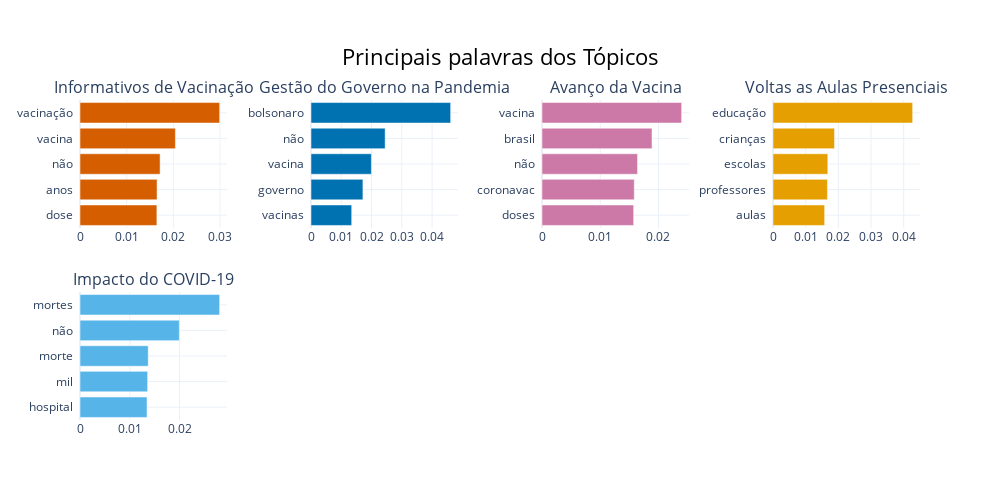

Notebook cell for this chart:
### Markdown cell above
## Distribuíção das Palavras nos Tópicos

### Code cell
topic_model.visualize_barchart(title='Principais palavras dos Tópicos', topics=[0, 1, 2, 3, 4], custom_labels=['Calendário Vacinal','Gestão do Governo na Pandemia','Avanço da Vacina','Situação da Educação Brasileira','Impacto do COVID-19'])

### Figure 1 — Plotly figure (JSON) as saved in the notebook; plotly's stock layout.template omitted (floating-point values rounded to 4 significant figures)
{"data": [{"marker": {"color": "#D55E00"}, "orientation": "h", "type": "bar", "x": [0.01647, 0.01651, 0.01716, 0.02044, 0.02992], "xaxis": "x", "y": ["dose  ", "anos  ", "não  ", "vacina  ", "vacinação  "], "yaxis": "y"}, {"marker": {"color": "#0072B2"}, "orientation": "h", "type": "bar", "x": [0.01345, 0.01715, 0.01996, 0.0245, 0.04614], "xaxis": "x2", "y": ["vacinas  ", "governo  ", "vacina  ", "não  ", "bolsonaro  "], "yaxis": "y2"}, {"marker": {"color": "#CC79A7"}, "orientation": "h", "type": "bar", "x": [0.01574, 0.01585, 0.01641, 0.01889, 0.02398], "xaxis": "x3", "y": ["doses  ", "coronavac  ", "não  ", "brasil  ", "vacina  "], "yaxis": "y3"}, {"marker": {"color": "#E69F00"}, "orientation": "h", "type": "bar", "x": [0.0158, 0.01666, 0.01677, 0.01882, 0.04273], "xaxis": "x4", "y": ["aulas  ", "professores  ", "escolas  ", "crianças  ", "educação  "], "yaxis": "y4"}, {"marker": {"color": "#56B4E9"}, "orientation": "h", "type": "bar", "x": [0.01347, 0.01359, 0.01371, 0.01996, 0.02807], "xaxis": "x5", "y": ["hospital  ", "mil  ", "morte  ", "não  ", "mortes  "], "yaxis": "y5"}], "layout": {"annotations": [{"font": {"size": 16}, "showarrow": false, "text": "Informativos de Vacinação", "x": 0.0875, "xanchor": "center", "xref": "paper", "y": 1, "yanchor": "bottom", "yref": "paper"}, {"font": {"size": 16}, "showarrow": false, "text": "Gestão do Governo na Pandemia", "x": 0.3625, "xanchor": "center", "xref": "paper", "y": 1, "yanchor": "bottom", "yref": "paper"}, {"font": {"size": 16}, "showarrow": false, "text": "Avanço da Vacina", "x": 0.6375, "xanchor": "center", "xref": "paper", "y": 1, "yanchor": "bottom", "yref": "paper"}, {"font": {"size": 16}, "showarrow": false, "text": "Voltas as Aulas Presenciais", "x": 0.9125, "xanchor": "center", "xref": "paper", "y": 1, "yanchor": "bottom", "yref": "paper"}, {"font": {"size": 16}, "showarrow": false, "text": "Impacto do COVID-19", "x": 0.0875, "xanchor": "center", "xref": "paper", "y": 0.4, "yanchor": "bottom", "yref": "paper"}], "height": 500, "hoverlabel": {"bgcolor": "white", "font": {"family": "Rockwell", "size": 16}}, "showlegend": false, "title": {"font": {"color": "Black", "size": 22}, "text": "Principais palavras dos Tópicos", "x": 0.5, "xanchor": "center", "yanchor": "top"}, "width": 1000, "xaxis": {"anchor": "y", "domain": [0, 0.175], "showgrid": true}, "xaxis2": {"anchor": "y2", "domain": [0.275, 0.45], "showgrid": true}, "xaxis3": {"anchor": "y3", "domain": [0.55, 0.725], "showgrid": true}, "xaxis4": {"anchor": "y4", "domain": [0.825, 1], "showgrid": true}, "xaxis5": {"anchor": "y5", "domain": [0, 0.175], "showgrid": true}, "xaxis6": {"anchor": "y6", "domain": [0.275, 0.45], "showgrid": true}, "xaxis7": {"anchor": "y7", "domain": [0.55, 0.725], "showgrid": true}, "xaxis8": {"anchor": "y8", "domain": [0.825, 1], "showgrid": true}, "yaxis": {"anchor": "x", "domain": [0.6, 1], "showgrid": true}, "yaxis2": {"anchor": "x2", "domain": [0.6, 1], "showgrid": true}, "yaxis3": {"anchor": "x3", "domain": [0.6, 1], "showgrid": true}, "yaxis4": {"anchor": "x4", "domain": [0.6, 1], "showgrid": true}, "yaxis5": {"anchor": "x5", "domain": [0, 0.4], "showgrid": true}, "yaxis6": {"anchor": "x6", "domain": [0, 0.4], "showgrid": true}, "yaxis7": {"anchor": "x7", "domain": [0, 0.4], "showgrid": true}, "yaxis8": {"anchor": "x8", "domain": [0, 0.4], "showgrid": true}}}
